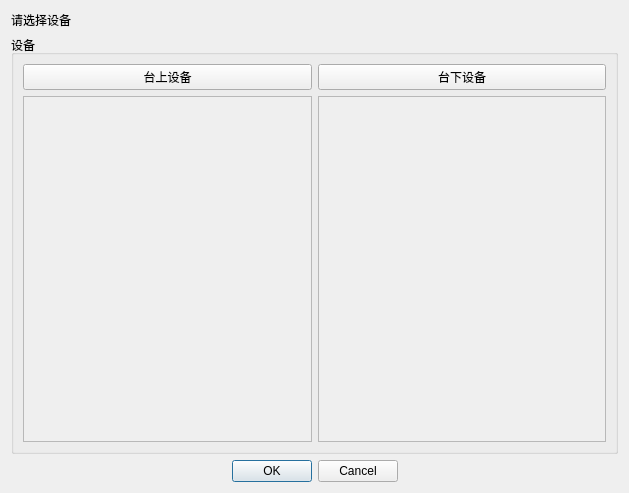
<?xml version="1.0" encoding="UTF-8"?>
<ui version="4.0">
 <class>independentCtrlWidget</class>
 <widget class="QWidget" name="independentCtrlWidget">
  <property name="geometry">
   <rect>
    <x>0</x>
    <y>0</y>
    <width>629</width>
    <height>493</height>
   </rect>
  </property>
  <property name="windowTitle">
   <string>Form</string>
  </property>
  <layout class="QVBoxLayout" name="verticalLayout">
   <item>
    <widget class="QLabel" name="tipsLabel">
     <property name="text">
      <string>请选择设备</string>
     </property>
    </widget>
   </item>
   <item>
    <widget class="QGroupBox" name="independentCtrlGroupBox">
     <property name="sizePolicy">
      <sizepolicy hsizetype="Expanding" vsizetype="Expanding">
       <horstretch>0</horstretch>
       <verstretch>0</verstretch>
      </sizepolicy>
     </property>
     <property name="title">
      <string>设备</string>
     </property>
     <layout class="QVBoxLayout" name="verticalLayout_4">
      <item>
       <layout class="QHBoxLayout" name="horizontalLayout_5">
        <item>
         <widget class="QPushButton" name="subUpDevPushButton">
          <property name="sizePolicy">
           <sizepolicy hsizetype="Minimum" vsizetype="Preferred">
            <horstretch>0</horstretch>
            <verstretch>0</verstretch>
           </sizepolicy>
          </property>
          <property name="text">
           <string>台上设备</string>
          </property>
          <property name="checkable">
           <bool>true</bool>
          </property>
         </widget>
        </item>
        <item>
         <widget class="QPushButton" name="subDownDevPushButton">
          <property name="sizePolicy">
           <sizepolicy hsizetype="Minimum" vsizetype="Preferred">
            <horstretch>0</horstretch>
            <verstretch>0</verstretch>
           </sizepolicy>
          </property>
          <property name="text">
           <string>台下设备</string>
          </property>
          <property name="checkable">
           <bool>true</bool>
          </property>
         </widget>
        </item>
       </layout>
      </item>
      <item>
       <layout class="QHBoxLayout" name="horizontalLayout_4">
        <item>
         <widget class="QScrollArea" name="subUpDevScrollArea">
          <property name="widgetResizable">
           <bool>true</bool>
          </property>
          <widget class="QWidget" name="scrollAreaWidgetContents">
           <property name="geometry">
            <rect>
             <x>0</x>
             <y>0</y>
             <width>290</width>
             <height>361</height>
            </rect>
           </property>
          </widget>
         </widget>
        </item>
        <item>
         <widget class="QScrollArea" name="subDownDevScrollArea">
          <property name="widgetResizable">
           <bool>true</bool>
          </property>
          <widget class="QWidget" name="scrollAreaWidgetContents_3">
           <property name="geometry">
            <rect>
             <x>0</x>
             <y>0</y>
             <width>289</width>
             <height>361</height>
            </rect>
           </property>
          </widget>
         </widget>
        </item>
       </layout>
      </item>
     </layout>
    </widget>
   </item>
   <item>
    <widget class="QDialogButtonBox" name="confirmButtonBox">
     <property name="standardButtons">
      <set>QDialogButtonBox::Cancel|QDialogButtonBox::Ok</set>
     </property>
     <property name="centerButtons">
      <bool>true</bool>
     </property>
    </widget>
   </item>
  </layout>
 </widget>
 <resources/>
 <connections/>
</ui>
